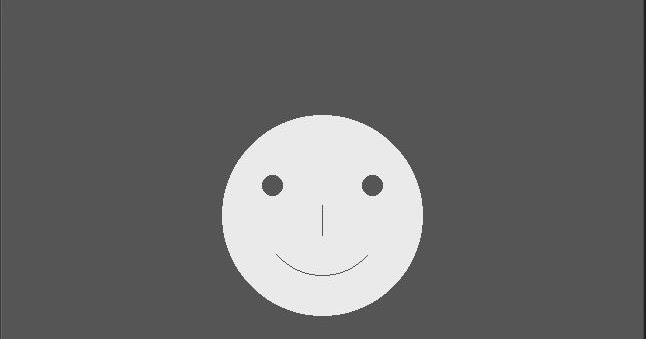
%> input picture practice/1_PlayingAroung/sml1.jpg, 646 x 339 px
$ octave add_img_2.m   (GNU Octave 9; MATLAB toolbox functions it lacks are replaced by stand-ins)
%> lines starting %> are read from the running program, lines starting %| are printed output that depends on the picture
pkg load image
P = imread('sml1.jpg');
%> P is the input picture: size 339x646 uint8; min 28, max 255, mean 105.8
imshow(P)

Q = imread('sml2.jpg');
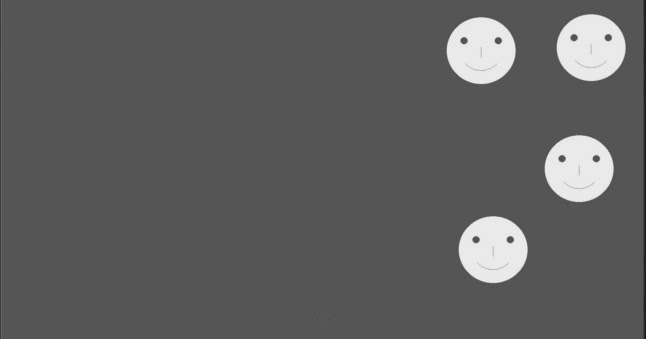
%> input picture practice/1_PlayingAroung/sml2.jpg, 646 x 339 px
%> Q is the input picture: size 339x646 uint8; min 28, max 242, mean 94.3
figure; imshow(Q)

R = imadd(P,Q);
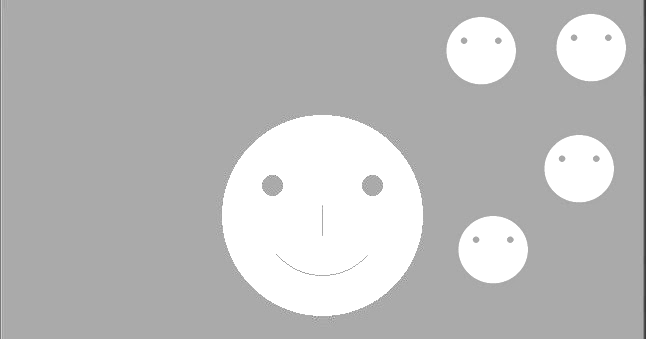
%> R: size 339x646 uint8; min 56, max 255, mean 187.2
figure; imshow(R)
figure; imshow(R+100)
%> after `imshow(R+100)`:
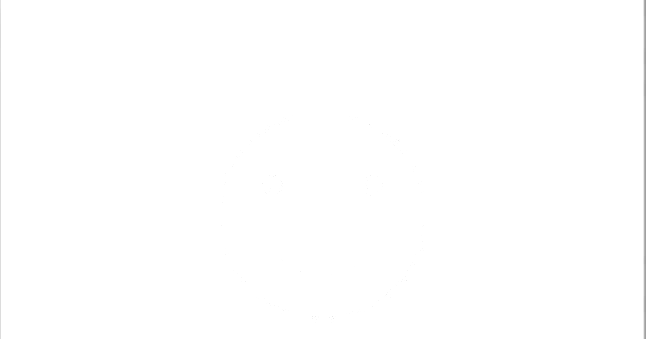
%> displayed picture: size 339x646, on the screen's scale of 0 to 255; min 156, max 255, mean 254.6
